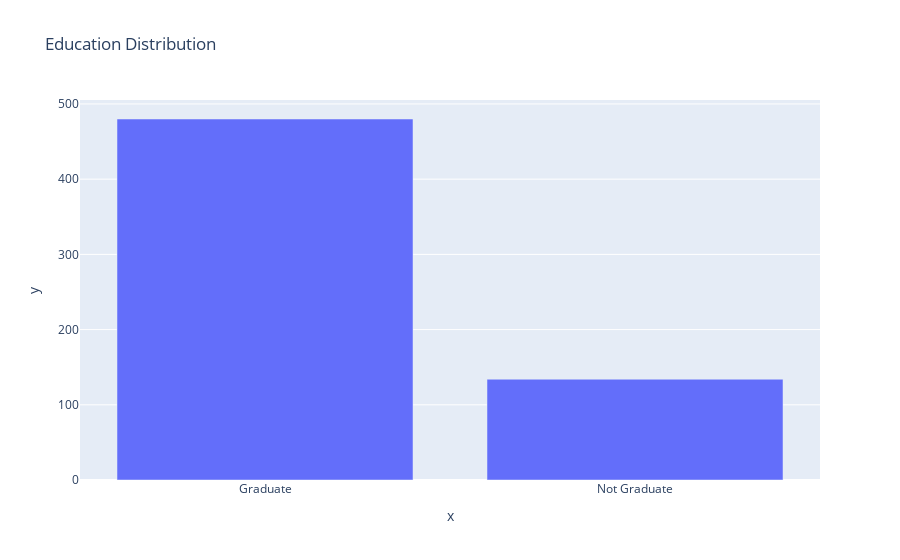

Here is the notebook cell this chart was saved with:
### Code cell
education_count = df['Education'].value_counts()
fig_education = px.bar(gender_count,
                    x=education_count.index,
                    y=education_count.values,
                    title='Education Distribution')
fig_education.show()

### Figure 1 — Plotly figure (JSON) as saved in the notebook; plotly's stock layout.template omitted (floating-point values rounded to 4 significant figures)
{"data": [{"alignmentgroup": "True", "hovertemplate": "x=%{x}<br>y=%{y}<extra></extra>", "legendgroup": "", "marker": {"color": "#636efa", "pattern": {"shape": ""}}, "name": "", "offsetgroup": "", "orientation": "v", "showlegend": false, "textposition": "auto", "type": "bar", "x": ["Graduate", "Not Graduate"], "xaxis": "x", "y": [480, 134], "yaxis": "y"}], "layout": {"autosize": true, "barmode": "relative", "legend": {"tracegroupgap": 0}, "title": {"text": "Education Distribution"}, "xaxis": {"anchor": "y", "autorange": true, "domain": [0, 1], "range": [-0.5, 1.5], "title": {"text": "x"}, "type": "category"}, "yaxis": {"anchor": "x", "autorange": true, "domain": [0, 1], "range": [0, 505.3], "title": {"text": "y"}, "type": "linear"}}}
